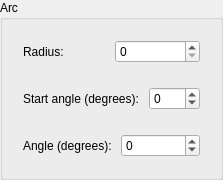
                     <widget class="QGroupBox" name="arcGroupBox">
                      <property name="title">
                       <string>Arc</string>
                      </property>
                      <layout class="QVBoxLayout" name="verticalLayout_22">
                       <item>
                        <widget class="QWidget" name="radiusWidget" native="true">
                         <layout class="QHBoxLayout" name="horizontalLayout_6">
                          <item>
                           <widget class="QLabel" name="radiusLabel">
                            <property name="text">
                             <string>Radius: </string>
                            </property>
                           </widget>
                          </item>
                          <item>
                           <widget class="QSpinBox" name="radiusSpinBox">
                            <property name="maximum">
                             <number>100</number>
                            </property>
                           </widget>
                          </item>
                         </layout>
                        </widget>
                       </item>
                       <item>
                        <widget class="QWidget" name="stAngleWidget" native="true">
                         <layout class="QHBoxLayout" name="horizontalLayout_7">
                          <item>
                           <widget class="QLabel" name="stAngleLabel">
                            <property name="text">
                             <string>Start angle (degrees): </string>
                            </property>
                           </widget>
                          </item>
                          <item>
                           <widget class="QSpinBox" name="stAngleSpinBox">
                            <property name="accelerated">
                             <bool>true</bool>
                            </property>
                            <property name="minimum">
                             <number>-360</number>
                            </property>
                            <property name="maximum">
                             <number>360</number>
                            </property>
                           </widget>
                          </item>
                         </layout>
                        </widget>
                       </item>
                       <item>
                        <widget class="QWidget" name="angleWidget" native="true">
                         <layout class="QHBoxLayout" name="horizontalLayout_8">
                          <item>
                           <widget class="QLabel" name="angleText">
                            <property name="text">
                             <string>Angle (degrees): </string>
                            </property>
                           </widget>
                          </item>
                          <item>
                           <widget class="QSpinBox" name="angleSpinBox">
                            <property name="minimum">
                             <number>-360</number>
                            </property>
                            <property name="maximum">
                             <number>360</number>
                            </property>
                           </widget>
                          </item>
                         </layout>
                        </widget>
                       </item>
                      </layout>
                     </widget>
